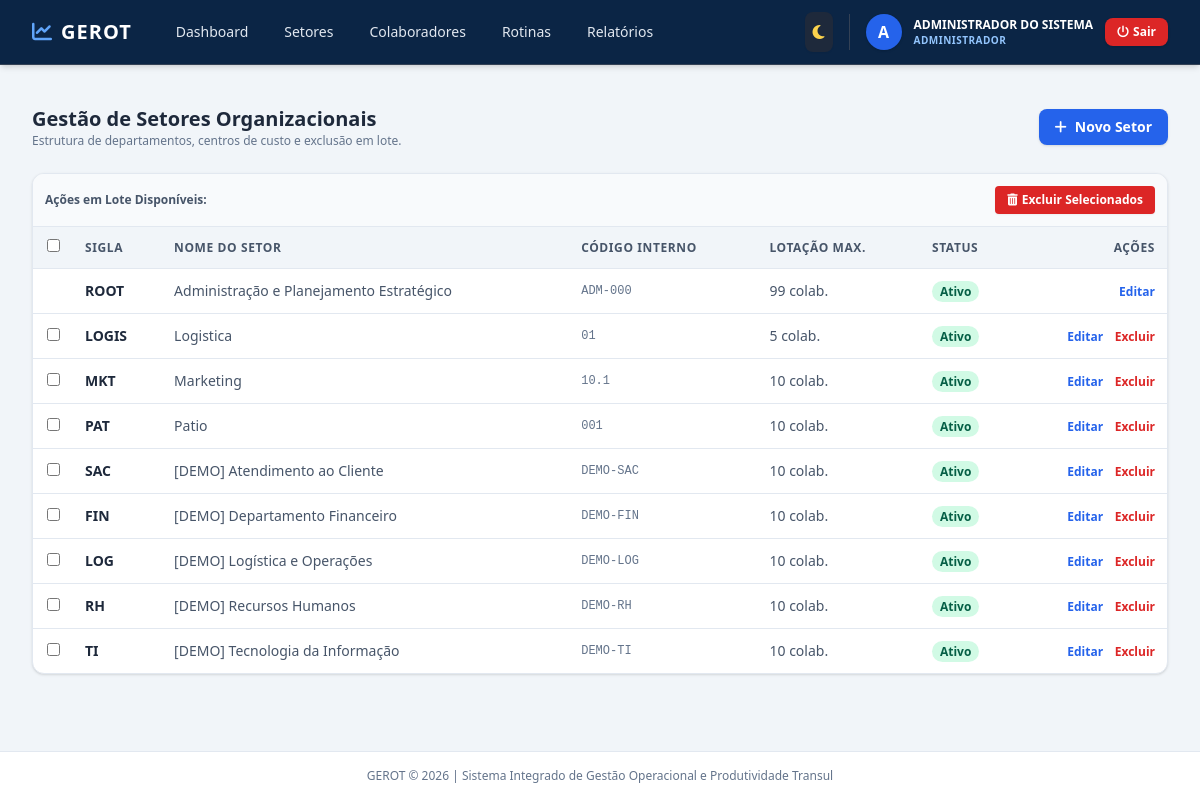
Page /admin/setores (signed in) on the earlier database version.
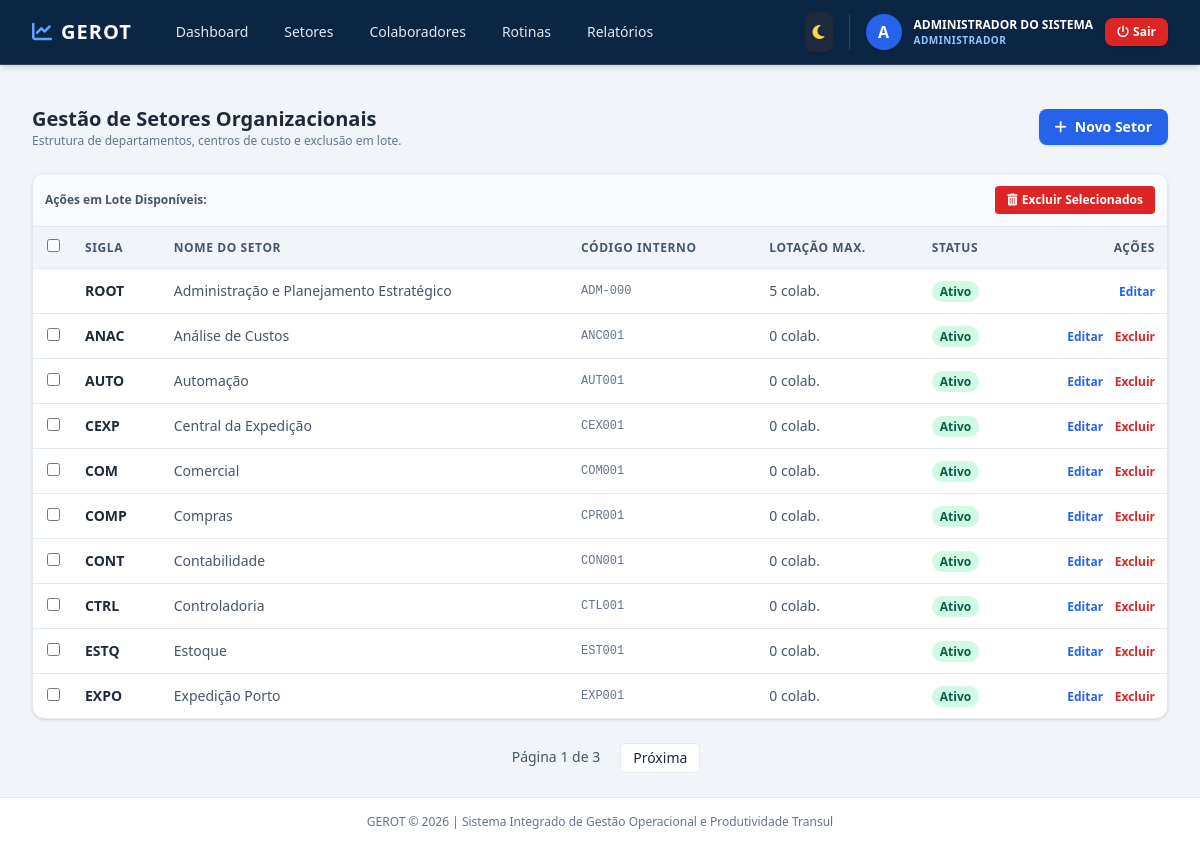
Same page on the later database version.
### app/models/setor.py (models this page shows, shortened)
class Setor(db.Model):
    __tablename__ = 'setores'
    id = db.Column(db.Integer, primary_key=True)
    nome = db.Column(db.String(100), unique=True, nullable=False, index=True)
    sigla = db.Column(db.String(20), unique=True, nullable=False)
    codigo_interno = db.Column(db.String(50), unique=True, nullable=False)
    data_criacao_sistema = db.Column(db.DateTime, default=datetime.utcnow)
    ativo = db.Column(db.Boolean, default=True)
    hierarquia_pai_id = db.Column(db.Integer, db.ForeignKey('setores.id'), nullable=True)
    responsavel_id = db.Column(db.Integer, db.ForeignKey('usuarios.id', use_alter=True, name='fk_setor_responsavel'), nullable=True)
    substituto_id = db.Column(db.Integer, db.ForeignKey('usuarios.id', use_alter=True, name='fk_setor_substituto'), nullable=True)
    tipo_setor = db.Column(db.String(30))
    natureza_atuacao = db.Column(db.String(30))
    missao_setor = db.Column(db.Text, nullable=True)
    descricao_atividades = db.Column(db.Text, nullable=True)
    nivel_complexidade = db.Column(db.String(20), default='Média')
    nivel_repetitividade = db.Column(db.String(20), default='Média')
    limite_max_colaboradores = db.Column(db.Integer, default=0)
    cargos_permitidos = db.Column(db.Text)
    turno_operacao = db.Column(db.String(50))
    escala_trabalho = db.Column(db.String(50))
    sub_setores = db.relationship(
        'Setor',
        backref=db.backref('pai', remote_side=[id]),
        lazy='dynamic'
    )
    usuarios = db.relationship(
        'Usuario',
        backref='setor_pertencente',
        lazy='dynamic',
        foreign_keys='Usuario.setor_id',
        cascade='all, delete-orphan'
    )
    atividades = db.relationship('AtividadePadrao', backref='setor_dono', lazy='dynamic', cascade='all, delete-orphan')
    lancamentos = db.relationship('Lancamento', backref='setor_snapshot', lazy='dynamic', cascade='all, delete-orphan')

### app/views/admin.py (the view)
@admin_bp.route('/setores')
def listar_setores():
    page = request.args.get('page', 1, type=int)
    setores_pagination = Setor.query.order_by(Setor.nome.asc()).paginate(page=page, per_page=10, error_out=False)
    possiveis_gestores = Usuario.query.filter(Usuario.role.in_(['admin', 'diretor', 'gestor', 'lider', 'coordenador'])).all()
    return render_template('admin/setores.html',
                           setores=setores_pagination.items,
                           pagination=setores_pagination,
                           usuarios=possiveis_gestores,
                           setor_edicao=None,
                           CalculoBI=CalculoBI)

### app/__init__.py (called while the page is built)
@login_manager.user_loader
def load_user(user_id):
    from app.models.usuario import Usuario
    return Usuario.query.get(int(user_id))

### app/models/usuario.py (called while the page is built)
    @property
    def role_label(self):
        mapa = {
            'admin': 'Administrador',
            'diretor': 'Diretor',
            'gestor': 'Diretor',
            'lider': 'Líder',
            'coordenador': 'Líder',
            'colaborador': 'Colaborador',
            'operador': 'Colaborador'
        }
        return mapa.get(self.role.lower(), self.role.title())

    @property
    def is_admin(self):
        return self.role == 'admin'

### app/views/admin.py (called while the page is built)
def admin_required(f):
    from functools import wraps
    @wraps(f)
    def decorated_function(*args, **kwargs):
        if not current_user.is_authenticated or not (current_user.is_admin or current_user.is_gestor):
            flash('Acesso negado. Área restrita à Direção e Administração Geral.', 'danger')
            return redirect(url_for('auth.login'))
        return f(*args, **kwargs)
    return decorated_function

@admin_bp.before_request
@login_required
@admin_required
def before_request():
    pass

### app/templates/admin/setores.html (shortened to what the changed rows need)
{% extends "base.html" %}
{% block content %}
<div class="space-y-6">
    <div class="flex flex-col sm:flex-row justify-between items-start sm:items-center gap-4">
        <div>
            <h2 class="text-xl font-bold text-slate-800 dark:text-slate-100">Gestão de Setores Organizacionais</h2>
        </div>
    </div>
    <form id="formLoteSetores" method="POST" action="{{ url_for('admin.excluir_massa_setores') }}">
        <div class="bg-white dark:bg-slate-800 rounded-xl shadow border border-slate-200 dark:border-slate-700 overflow-hidden">
            <div class="overflow-x-auto">
                <table class="w-full text-left border-collapse text-sm">
                    <thead>
                        <tr class="bg-slate-100 dark:bg-slate-900 text-slate-600 dark:text-slate-400 uppercase text-xs tracking-wider border-b border-slate-200 dark:border-slate-700">
                            {% if current_user.is_admin or current_user.is_gestor %}
                            <th class="p-3 text-center w-10">
                                <input type="checkbox" id="selectAllSetores" onclick="toggleAllSetores(this)" class="rounded text-blue-600 focus:ring-blue-500">
                            </th>
                            {% endif %}
                            <th class="p-3">Sigla</th>
                            <th class="p-3">Nome do Setor</th>
                            <th class="p-3">Código Interno</th>
                            <th class="p-3">Lotação Max.</th>
                            <th class="p-3">Status</th>
                            <th class="p-3 text-right">Ações</th>
                        </tr>
                    </thead>
                    <tbody class="divide-y divide-slate-200 dark:divide-slate-700">
                        {% if setores %}
                        {% for setor in setores %}
                        <tr class="hover:bg-slate-50 dark:hover:bg-slate-900/40 transition">
                            {% if current_user.is_admin or current_user.is_gestor %}
                            <td class="p-3 text-center">
                                {% if setor.sigla != 'ROOT' %}
                                <input type="checkbox" name="setor_ids" value="{{ setor.id }}" class="setor-checkbox rounded text-blue-600 focus:ring-blue-500">
                                {% endif %}
                            </td>
                            {% endif %}
                            <td class="p-3 font-bold text-slate-800 dark:text-slate-100">{{ setor.sigla }}</td>
                            <td class="p-3 text-slate-600 dark:text-slate-300">{{ setor.nome }}</td>
                            <td class="p-3 text-slate-500 font-mono text-xs">{{ setor.codigo_interno or '-' }}</td>
                            <td class="p-3 text-slate-600 dark:text-slate-300">{{ setor.limite_max_colaboradores }} colab.</td>
                            <td class="p-3">
                                {% if setor.ativo %}
                                <span class="px-2 py-0.5 bg-emerald-100 text-emerald-800 dark:bg-emerald-900/40 dark:text-emerald-300 rounded-full text-xs font-semibold">Ativo</span>
                                {% else %}
                                <span class="px-2 py-0.5 bg-red-100 text-red-800 dark:bg-red-900/40 dark:text-red-300 rounded-full text-xs font-semibold">Inativo</span>
                                {% endif %}
                            </td>
                            <td class="p-3 text-right space-x-2">
                                <a href="{{ url_for('admin.editar_setor', id=setor.id) }}" class="text-blue-600 hover:text-blue-800 dark:text-blue-400 font-semibold text-xs">Editar</a>
                                {% if setor.sigla != 'ROOT' %}
                                <button type="submit" form="singleDeleteSetor_{{ setor.id }}" class="text-red-600 hover:text-red-800 text-xs font-semibold">Excluir</button>
                                {% endif %}
                            </td>
                        </tr>
                        {% endfor %}
                        {% else %}
                        <tr>
                            <td colspan="7" class="p-6 text-center text-slate-500">Nenhum setor cadastrado.</td>
                        </tr>
                        {% endif %}
                    </tbody>
                </table>
            </div>
        </div>
    </form>
    {% if pagination and pagination.pages > 1 %}
    <div class="flex justify-center space-x-2">
        <span class="px-3 py-1 text-sm text-slate-600 dark:text-slate-400">Página {{ pagination.page }} de {{ pagination.pages }}</span>
        {% if pagination.has_next %}
        <a href="{{ url_for('admin.listar_setores', page=pagination.next_num) }}" class="px-3 py-1 bg-white dark:bg-slate-800 border rounded text-sm">Próxima</a>
        {% endif %}
    </div>
    {% endif %}
</div>
{% endblock %}

Differences in the rows shown:
removed Setor: sigla "LOGIS", nome "Logistica", codigo_interno "01", limite_max_colaboradores "5", ativo "Ativo"
no longer on this page (row edited): Setor: sigla "MKT", nome "Marketing", codigo_interno "10.1", limite_max_colaboradores "10", ativo "Ativo"
no longer on this page (row edited): Setor: sigla "FIN", nome "[DEMO] Departamento Financeiro", codigo_interno "DEMO-FIN", limite_max_colaboradores "10", ativo "Ativo"
no longer on this page (row edited): Setor: sigla "RH", nome "[DEMO] Recursos Humanos", codigo_interno "DEMO-RH", limite_max_colaboradores "10", ativo "Ativo"
no longer on this page (row edited): Setor: sigla "TI", nome "[DEMO] Tecnologia da Informação", codigo_interno "DEMO-TI", limite_max_colaboradores "10", ativo "Ativo"
changed Setor "ROOT": limite_max_colaboradores "99" → "5"
changed Setor: sigla "LOG" → "ANAC"; nome "[DEMO] Logística e Operações" → "Análise de Custos"; codigo_interno "DEMO-LOG" → "ANC001"; limite_max_colaboradores "10" → "0"; moves up the list
changed Setor: sigla "SAC" → "AUTO"; nome "[DEMO] Atendimento ao Cliente" → "Automação"; codigo_interno "DEMO-SAC" → "AUT001"; limite_max_colaboradores "10" → "0"; moves down the list
added Setor: sigla "CEXP", nome "Central da Expedição", codigo_interno "CEX001", limite_max_colaboradores "0", ativo "Ativo"
changed Setor: sigla "PAT" → "COM"; nome "Patio" → "Comercial"; codigo_interno "001" → "COM001"; limite_max_colaboradores "10" → "0"
added Setor: sigla "COMP", nome "Compras", codigo_interno "CPR001", limite_max_colaboradores "0", ativo "Ativo"
added Setor: sigla "CONT", nome "Contabilidade", codigo_interno "CON001", limite_max_colaboradores "0", ativo "Ativo"
added Setor: sigla "CTRL", nome "Controladoria", codigo_interno "CTL001", limite_max_colaboradores "0", ativo "Ativo"
added Setor: sigla "ESTQ", nome "Estoque", codigo_interno "EST001", limite_max_colaboradores "0", ativo "Ativo"
added Setor: sigla "EXPO", nome "Expedição Porto", codigo_interno "EXP001", limite_max_colaboradores "0", ativo "Ativo"
Other differences:
{{ pagination.page }}: (not shown) → "1"
{{ pagination.pages }}: (not shown) → "3"
text now shown: "Página de Próxima"
